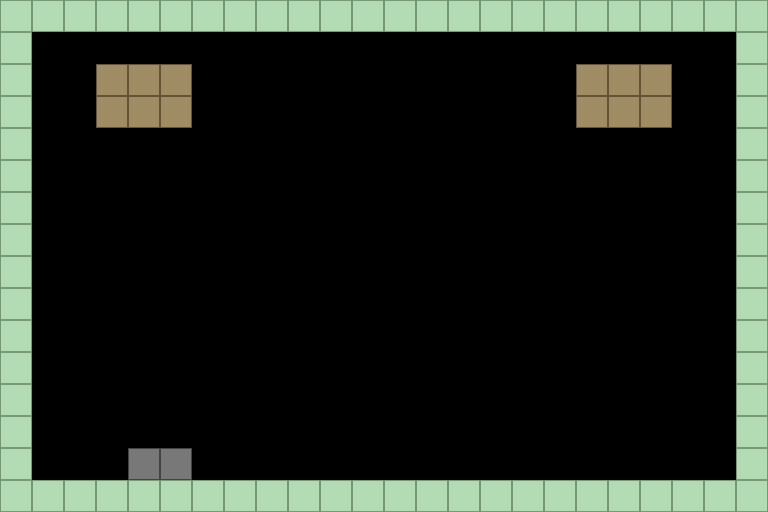

Below is a game level as drawn by its tile map, then a one-line description and the .tmx file that defines it, in full:
An orthogonal 24x16 tile map with 32x32 px tiles, 1 tile layer (Floor) and 7 objects (3x interactive, 3x npc, door).

<map version="1.5" tiledversion="1.8.4" orientation="orthogonal" renderorder="right-down" width="24" height="16" tilewidth="32" tileheight="32" infinite="0" nextlayerid="3" nextobjectid="9">
 <tileset firstgid="1" name="tiles" tilewidth="32" tileheight="32" tilecount="4" columns="2">
  <grid orientation="orthogonal" width="1" height="1" />
  <tile id="0"><properties><property name="type" value="floor" /></properties></tile>
  <tile id="1"><properties><property name="type" value="wall" /></properties></tile>
  <tile id="2"><properties><property name="type" value="door" /></properties></tile>
  <tile id="3"><properties><property name="type" value="bed" /></properties></tile>
  <image source="tileset.png" width="96" height="64" />
</tileset>
 <layer id="1" name="Floor" width="24" height="16">
  <data encoding="csv">
1,1,1,1,1,1,1,1,1,1,1,1,1,1,1,1,1,1,1,1,1,1,1,1,
1,0,0,0,0,0,0,0,0,0,0,0,0,0,0,0,0,0,0,0,0,0,0,1,
1,0,0,3,3,3,0,0,0,0,0,0,0,0,0,0,0,0,3,3,3,0,0,1,
1,0,0,3,3,3,0,0,0,0,0,0,0,0,0,0,0,0,3,3,3,0,0,1,
1,0,0,0,0,0,0,0,0,0,0,0,0,0,0,0,0,0,0,0,0,0,0,1,
1,0,0,0,0,0,0,0,0,0,0,0,0,0,0,0,0,0,0,0,0,0,0,1,
1,0,0,0,0,0,0,0,0,0,0,0,0,0,0,0,0,0,0,0,0,0,0,1,
1,0,0,0,0,0,0,0,0,0,0,0,0,0,0,0,0,0,0,0,0,0,0,1,
1,0,0,0,0,0,0,0,0,0,0,0,0,0,0,0,0,0,0,0,0,0,0,1,
1,0,0,0,0,0,0,0,0,0,0,0,0,0,0,0,0,0,0,0,0,0,0,1,
1,0,0,0,0,0,0,0,0,0,0,0,0,0,0,0,0,0,0,0,0,0,0,1,
1,0,0,0,0,0,0,0,0,0,0,0,0,0,0,0,0,0,0,0,0,0,0,1,
1,0,0,0,0,0,0,0,0,0,0,0,0,0,0,0,0,0,0,0,0,0,0,1,
1,0,0,0,0,0,0,0,0,0,0,0,0,0,0,0,0,0,0,0,0,0,0,1,
1,0,0,0,2,2,0,0,0,0,0,0,0,0,0,0,0,0,0,0,0,0,0,1,
1,1,1,1,1,1,1,1,1,1,1,1,1,1,1,1,1,1,1,1,1,1,1,1
</data>
 </layer>
 <objectgroup id="2" name="InteractiveObjects">
  <object id="1" name="OBJ_BED_A" type="interactive" x="64" y="64" width="96" height="64">
   <properties>
    <property name="triggerTaskIds" value="TASK_014,TASK_015" />
   </properties>
  </object>
  <object id="2" name="OBJ_BED_B" type="interactive" x="576" y="64" width="96" height="64">
   <properties>
    <property name="triggerTaskIds" value="TASK_016,TASK_017" />
   </properties>
  </object>
  <object id="3" name="OBJ_ELDER_PATIENT_A" type="npc" x="96" y="160" width="32" height="48">
   <properties>
    <property name="npcId" value="NPC_ELDER_A" />
    <property name="triggerTaskIds" value="TASK_014,TASK_015" />
   </properties>
  </object>
  <object id="4" name="OBJ_ELDER_PATIENT_B" type="npc" x="608" y="160" width="32" height="48">
   <properties>
    <property name="npcId" value="NPC_ELDER_B" />
    <property name="triggerTaskIds" value="TASK_016,TASK_017" />
   </properties>
  </object>
  <object id="5" name="OBJ_NURSE_STATION" type="interactive" x="352" y="320" width="96" height="48">
   <properties>
    <property name="triggerTaskIds" value="TASK_018" />
   </properties>
  </object>
  <object id="6" name="OBJ_NURSE" type="npc" x="384" y="288" width="32" height="48">
   <properties>
    <property name="npcId" value="NPC_NURSE" />
    <property name="triggerTaskIds" value="TASK_018" />
   </properties>
  </object>
  <object id="7" name="OBJ_BACK_THERAPY" type="door" x="128" y="448" width="64" height="32">
   <properties>
    <property name="targetScene" value="therapy_room" />
   </properties>
  </object>
 </objectgroup>
</map>
